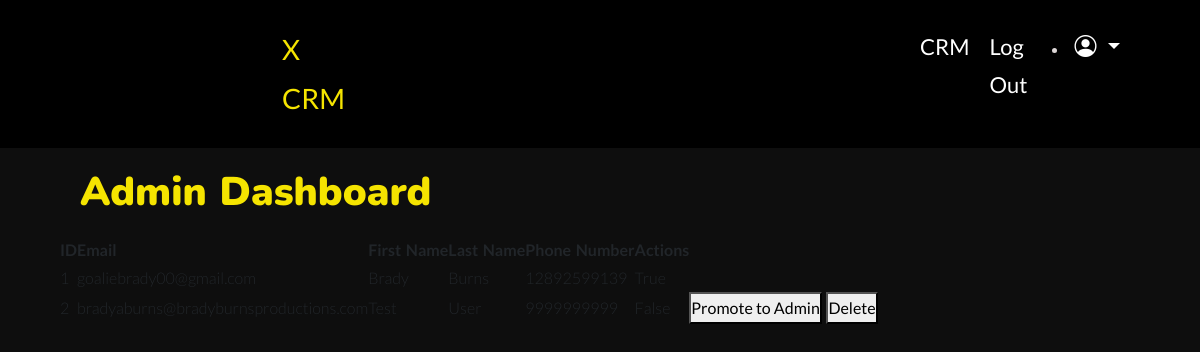
Screenshot of /admin_dashboard (signed in) with the database file from the repository.
### my_package/models.py (models this page shows)
class User(db.Model, UserMixin):
    id = db.Column(db.Integer, primary_key=True)
    email = db.Column(db.String(150), unique=True)
    password = db.Column(db.String(150))
    firstname = db.Column(db.String(150))
    lastname = db.Column(db.String(150))
    phonenumber = db.Column(db.String(20))
    company = db.Column(db.String(150))
    crm = db.relationship('CRM', back_populates='user')  # Changed from 'Note' to 'CRM'
    organization_id = db.Column(db.Integer, db.ForeignKey('organization.id'))
    organization = db.relationship('Organization', back_populates='users')
    is_admin = db.Column(db.Boolean, default=False)
    email_confirmed = db.Column(Boolean, nullable=False, default=False)
    email_confirmed_on = db.Column(DateTime, nullable=True)

### app.py (the view)
@app.route('/admin_dashboard')
@login_required
def admin_dashboard():
    if not current_user.is_authenticated:  # Check if the user is authenticated
        return redirect(url_for('login'))  # Redirect to login page if not authenticated
    if not current_user.is_admin:  # Now safe to check for admin status
        return "You're not an admin!"
    users_in_org = User.query.filter_by(organization_id=current_user.organization_id).all()
    return render_template('admin_dashboard.html', users=users_in_org, user=current_user)

### app.py (called while the page is built)
@login_manager.user_loader
def load_user(id):
    return User.query.get(int(id))

### my_package/templates/admin_dashboard.html (shortened to what this page needs)
{% extends 'layout.html' %} {% block content %}
<h1>Admin Dashboard</h1>
<table>
    <thead>
        <tr>
            <th>ID</th>
            <th>Email</th>
            <th>First Name</th>
            <th>Last Name</th>
            <th>Phone Number</th>
            <th>Actions</th>
        </tr>
    </thead>
    <tbody>
        {% for user in users %}
        <tr>
            <td>{{ user.id }}</td>
            <td>{{ user.email }}</td>
            <td>{{ user.firstname }}</td>
            <td>{{ user.lastname }}</td>
            <td>{{ user.phonenumber }}</td>
            <td>{{ user.is_admin }}</td>
            <td>
                {% if current_user.is_admin %}
                    {% if not user.is_admin %}
                        <a href="{{ url_for('promote_to_admin', user_id=user.id) }}" onclick="return confirmPromote();"><button>Promote to Admin</button></a>
                        <a href="{{ url_for('delete_user_by_id', user_id=user.id) }}" onclick="return confirmDelete();"><button>Delete</button></a>
                    {% endif %}
                {% endif %}
            </td>
        </tr>
        {% endfor %}
    </tbody>
</table>
{% endblock %}

### my_package/static/css/main.css (style rules this page uses)
* { margin: 0; padding: 0; box-sizing: border-box; }
:root { --header-bg-color: rgb(0, 0, 0); --textarea-bg-color: rgb(14, 14, 14); --body-bg-color: rgb(14, 14, 14); --nav-link-color: white; }
body { background: rgb(14, 14, 14); margin: auto; line-height: 1.75; font-weight: 900; word-spacing: 1.5px; font-family: 'Lato',sans-serif; font-weight: 300; }
h1, h2 { margin: 20px; font-weight: 300; font-family: Nunito; }
h1 { color: #F5E400; font-weight: 1000; font-style: bolder; }
::placeholder { color: #34dfff; opacity: 1; }

### rows the page displays
User: id "1", email "goaliebrady00@gmail.com", firstname "Brady", lastname "Burns", phonenumber "12892599139", is_admin "True"
User: email "bradyaburns@bradyburnsproductions.com"
